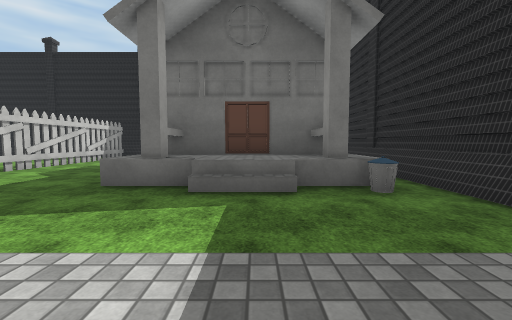
View 1 (above)

24 first-person views from a walk through a 3-D level made in the Unity game engine. The camera is 1.3 m above the floor, tilts 4° down and sees 90° across. The floor is counted in squares, 2 m on a side. Each view is taken from the middle of a square. On the plan, view 1 faces up. The plan holds only what a view shows up to about 9 squares ahead; the rest is blank. The place goes on beyond the plan. Flat ground stands in for the terrain. The player character is not drawn. Some surface patterns are stand-ins.

View 2
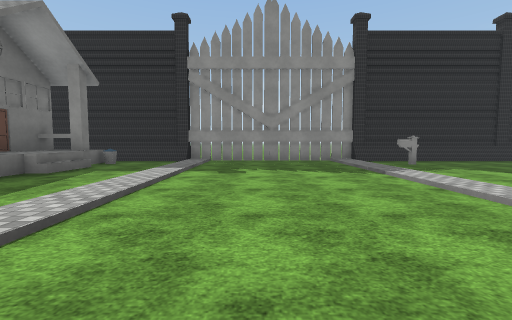

View 3
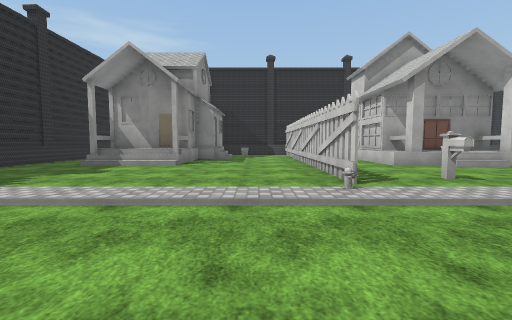

View 4
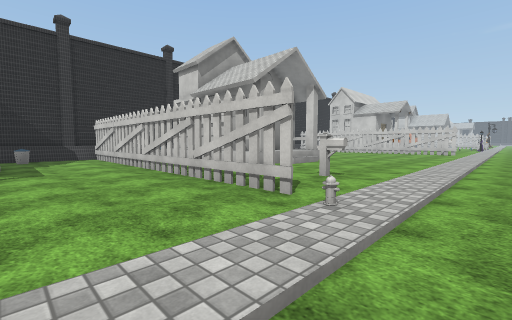

View 5
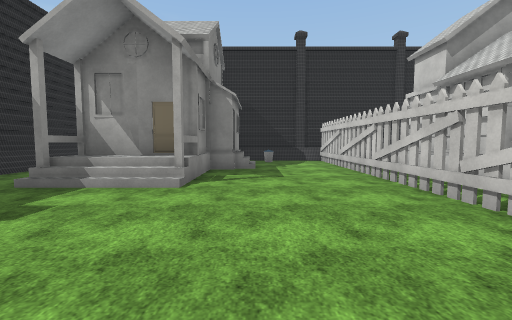

View 6
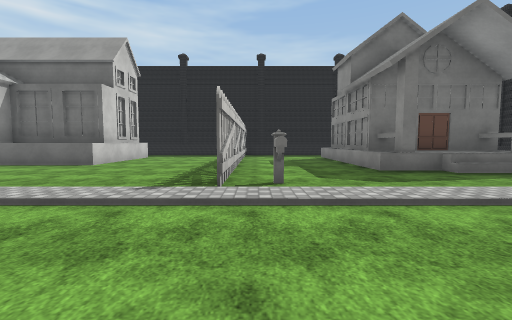

View 7
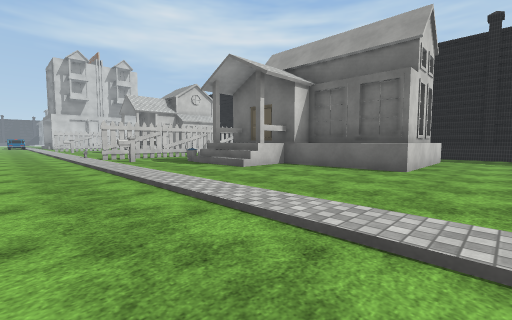

View 8
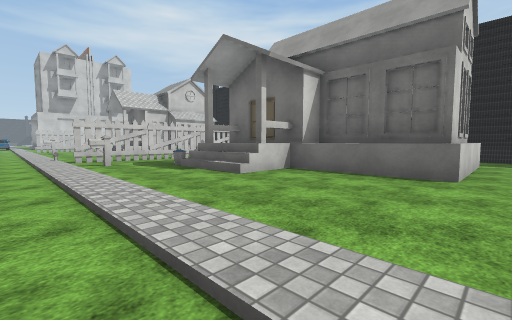

View 9
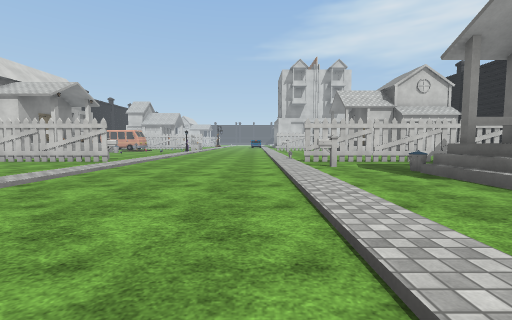

View 10
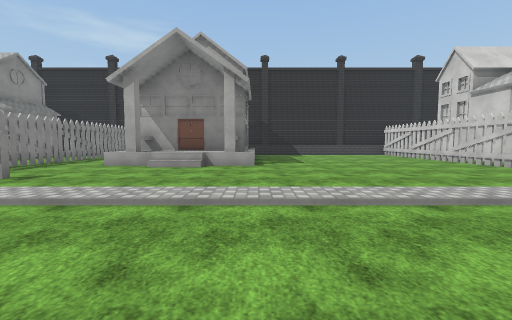

View 11
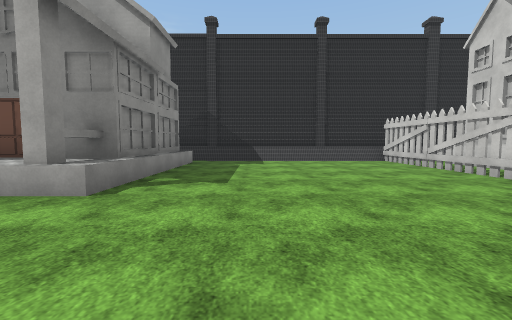

View 12
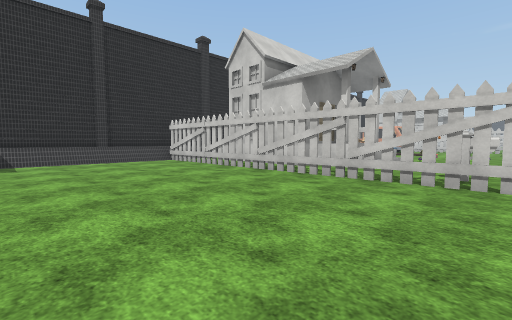

View 13
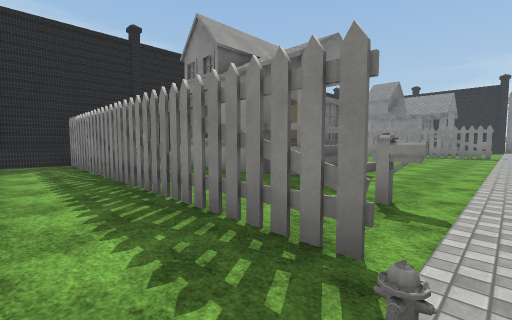

View 14
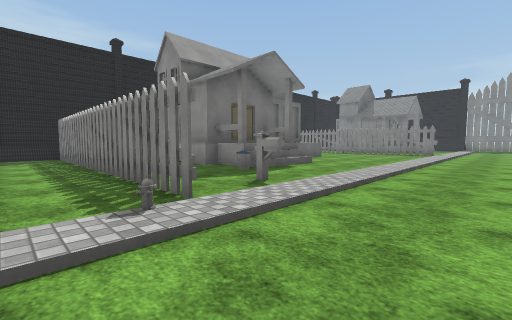

View 15
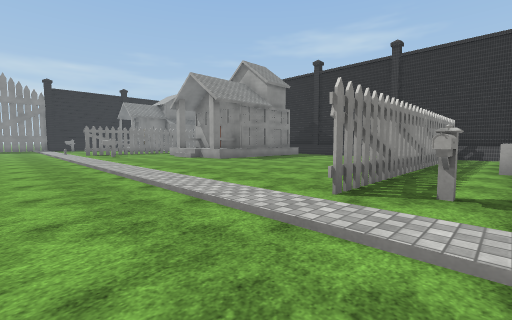

View 16
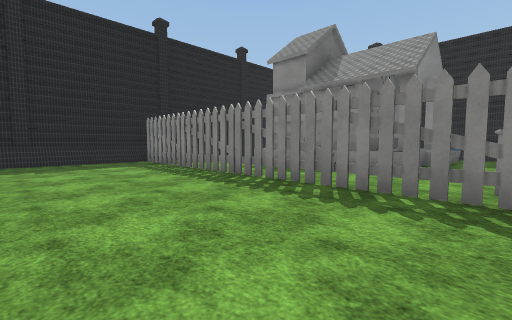

View 17
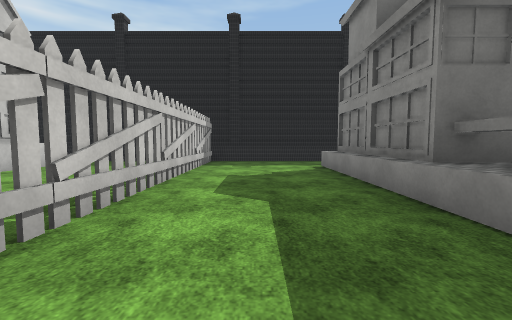

View 18
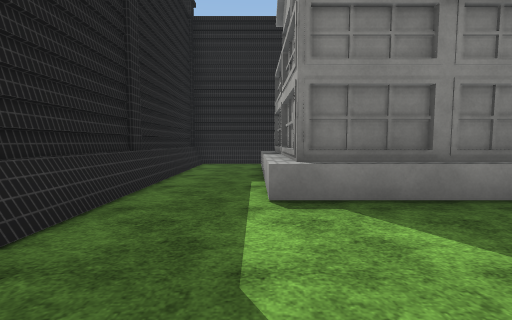

View 19
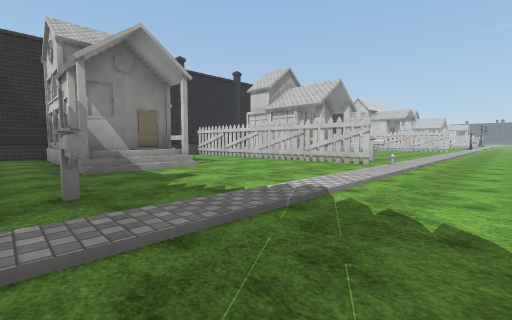

View 20
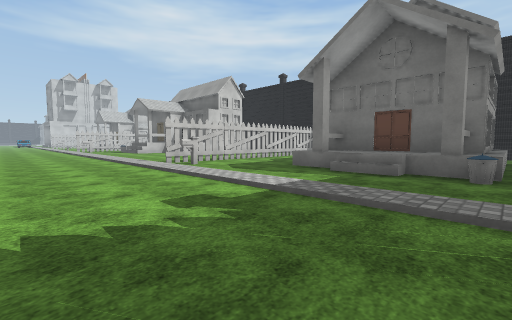

View 21
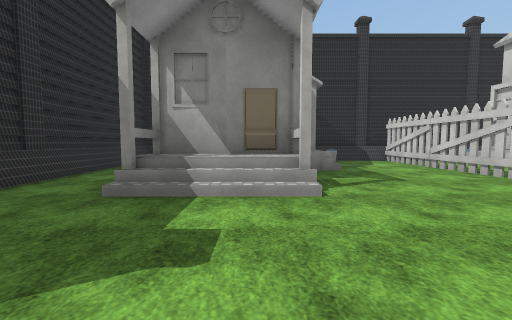

View 22
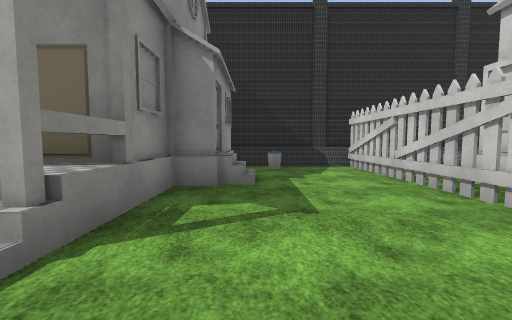

View 23
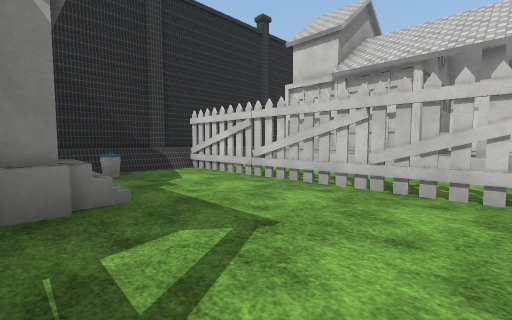

View 24
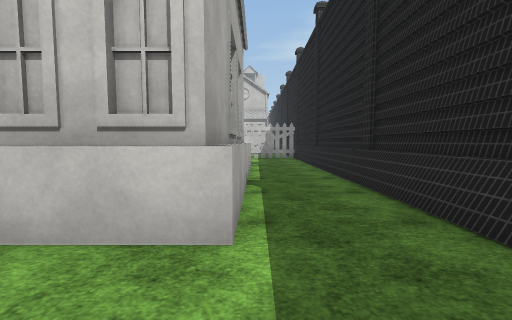

### Floor plan
Key: @ floor where view 1 was taken; # wall or solid block; . main floor; : floor 0.25 m higher than the main floor; + floor 0.75 m higher than the main floor; / step, stairs or slope; H house; B bin; Y hydrant; O other object.
Columns run from 20 left of view 1 to 3 right of it. Each row starts with its distance up from view 1.
 11 ########################
 10 ..O...........O........#
  9 ..O...........O........#
  8 ..O  HHHHHH...O...HHHHH#
  7 ..O .HHHHHH...O...HHHHH#
  6 ..O..HHHHHH...O...HHH H#
  5 ..O..H H......O...HHHHH#
  4 ..O.BH H......O...H++HH#
  3 ..O...........O....//.B#
  2 ..OO..........OO.......#
  1 :Y:::::::::::::::::::::#
  0 ....................@..#
 -1 .......................#
 -2 .......................#
 -3 .......................#
 -4 :::::::::::::::/:::::::#
 -5 .OO..........OO......O.#
 -6 ..O...........O........#
 -7 ..O...........O........#
 -8 ..O......H/HH.O...////.#
 -9 H.O.....HH  H.O....  ..#
-10 H.O.....HHHHH.O....HH..#
-11 H.O.....HHHHH.O...HHH..#
-12 H.O.....HHHHH.O...HHH..#
-13 ..O.....HHHHO.O..BH H..#
-14 ##O###########O####  ###

Positions as (right, up) in squares from view 1, and headings:
1: (0, 0), facing up
2: (-6, -1), facing right
3: (-4, -1), facing down
4: (-3, -3), facing down-left
5: (-3, -4), facing down
6: (-5, -2), facing up
7: (-8, -1), facing up-left
8: (-9, 0), facing up-left
9: (-10, 0), facing left
10: (-12, -1), facing down
11: (-14, -5), facing down
12: (-14, -5), facing down-left
13: (-20, 1), facing up-right
14: (-20, -1), facing up-right
15: (-20, -2), facing down-right
16: (-9, 2), facing up-right
17: (-4, 2), facing up
18: (-5, 9), facing right
19: (2, -2), facing down-left
20: (2, -2), facing up-left
21: (-1, -5), facing down
22: (-3, -7), facing down
23: (-2, -8), facing down-left
24: (-8, 9), facing left
